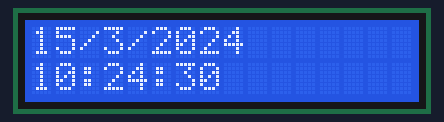
A sketch run on a simulated Arduino Uno, built with avr-gcc and run on an emulated ATmega328P. On the bench: 16×2 character LCD. The local clock reads 2024-03-15 10:24:30 at power-on unless the sketch sets it.

Above: at 0.1 s.
At 4.1 s:
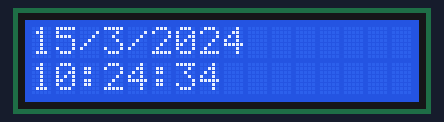
At 9.2 s:
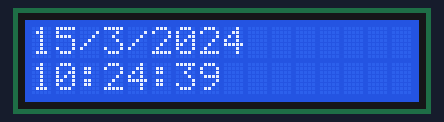
At 19.2 s:
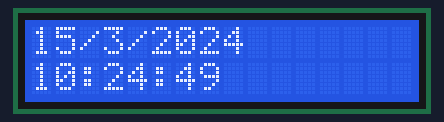
At 28.2 s:
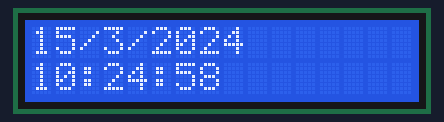
At 38.3 s:
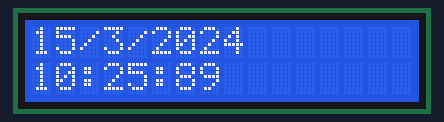

The sketch:

Real_Time_Clock.ino
```cpp
#include <LiquidCrystal.h>
#include <Wire.h>
#include "RTClib.h"

RTC_DS1307 rtc;
LiquidCrystal lcd(13, 12, 11, 10, 9, 8);

void setup() {
  lcd.begin(16, 2);
  lcd.print("Initializing RTC...");
  if (! rtc.begin()) {
    lcd.setCursor(0, 1);
    lcd.print("RTC failed");
    while (1);
  }
  if (! rtc.isrunning()) {
    lcd.setCursor(0, 1);
    lcd.print("RTC is NOT running");
    while (1);
  }
  lcd.clear();
}

void loop() {
  DateTime now = rtc.now();
  lcd.setCursor(0, 0);
  lcd.print(now.day(), DEC);
  lcd.print('/');
  lcd.print(now.month(), DEC);
  lcd.print('/');
  lcd.print(now.year(), DEC);
  lcd.setCursor(0, 1);
  lcd.print(now.hour(), DEC);
  lcd.print(':');
  lcd.print(now.minute(), DEC);
  lcd.print(':');
  lcd.print(now.second(), DEC);
  delay(1000);
}
```

Measured:
- what the display in image 1 shows lasts 1.0 s, from 4.1 s to 5.1 s
